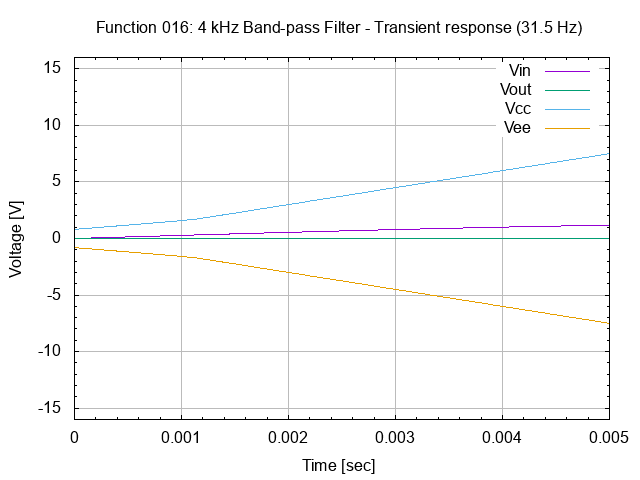

Generate this figure with gnuplot:
# set terminal
set term png

# set graph
set output "26.016.00.01.03.03.png"
set title "Function 016: 4 kHz Band-pass Filter - Transient response (31.5 Hz)"

# setup Y-axis
set yrange [-16:16]
set grid ytics lt 1 lw 1 lc rgb "#bbbbbb"
set mytics
set ylabel "Voltage [V]"

# setup X-axis
set grid xtics lt 1 lw 1 lc rgb "#bbbbbb"
set mxtics
set xrange [0:0.005]
set xlabel "Time [sec]"

# setup plot style
set style data lines
plot '26.016.00.01.03.dat' using 1:2 title "Vin", \
     '26.016.00.01.03.dat' using 1:3 title "Vout", \
     '26.016.00.01.03.dat' using 1:4 title "Vcc", \
     '26.016.00.01.03.dat' using 1:5 title "Vee"

# set output back to default
set output

# reset terminal type
set terminal pop
